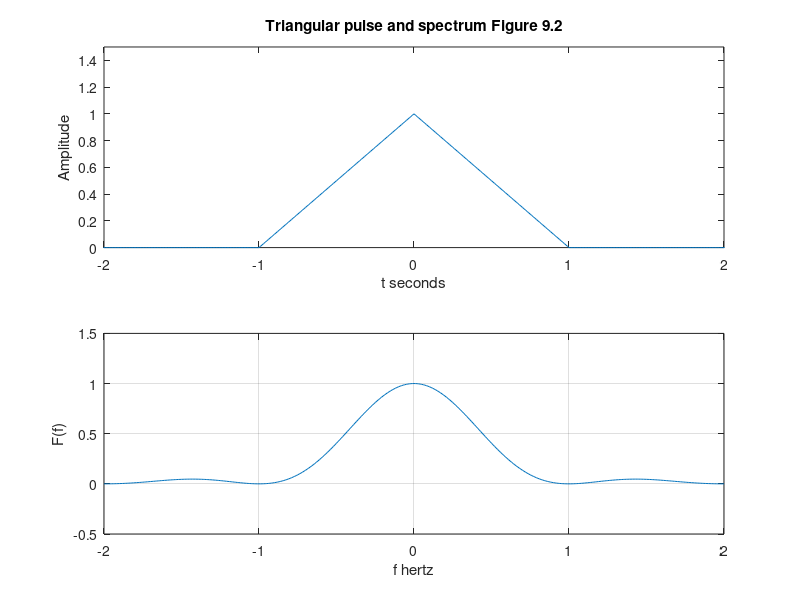

Write MATLAB code to recreate this figure.
% CLFEX91a.M Plot f(t) and F(f) for a triangle
%  for Example 9.1
clear
clf
tstart=-3.0
tfinal=3.0
deltat=.01
t=tstart:deltat:tfinal;
% Triangle
A=1			% Amplitude
tp1s=-1.0		% Start of Rise
tp1f=1.0		% End of Pulse
T1=tp1f-tp1s
t1=tstart:deltat:tp1s; 	%N1 points
f1=zeros(size(t1));
t2=tp1s:deltat:0;
f2=A*(1-abs(t2./tp1s));
%f2=t.*[t ,= ones(size(t2));
t3=0:deltat:tp1f;	%N3 points, overlap at tp1f
f3=A*(1-abs(t3./tp1f));
t4=tp1f:deltat:tfinal;
f4=zeros(size(t4));
t=[t1 t2 t3 t4];
f=[f1 f2 f3 f4];
subplot(2,1,1),plot(t,f)
axis([-2 2 0 1.5])
title('Triangular pulse and spectrum Figure 9.2')
xlabel('t seconds')
ylabel('Amplitude')
hold off
% Frequency
deltaf=.01
xf=[-2:deltaf:2];
xf=xf+(xf==0)*eps;	% Avoid divide by zero
Tau1=T1/4               % T1 is total pulse width
F=(A*T1/2)*(sin(2*pi*xf.*Tau1)./(2*pi*xf.*Tau1)).^(2);
subplot(2,1,2),plot(xf,F)
axis([-2 2 -.5 1.5])
grid
xlabel('f hertz')
ylabel('F(f)')
